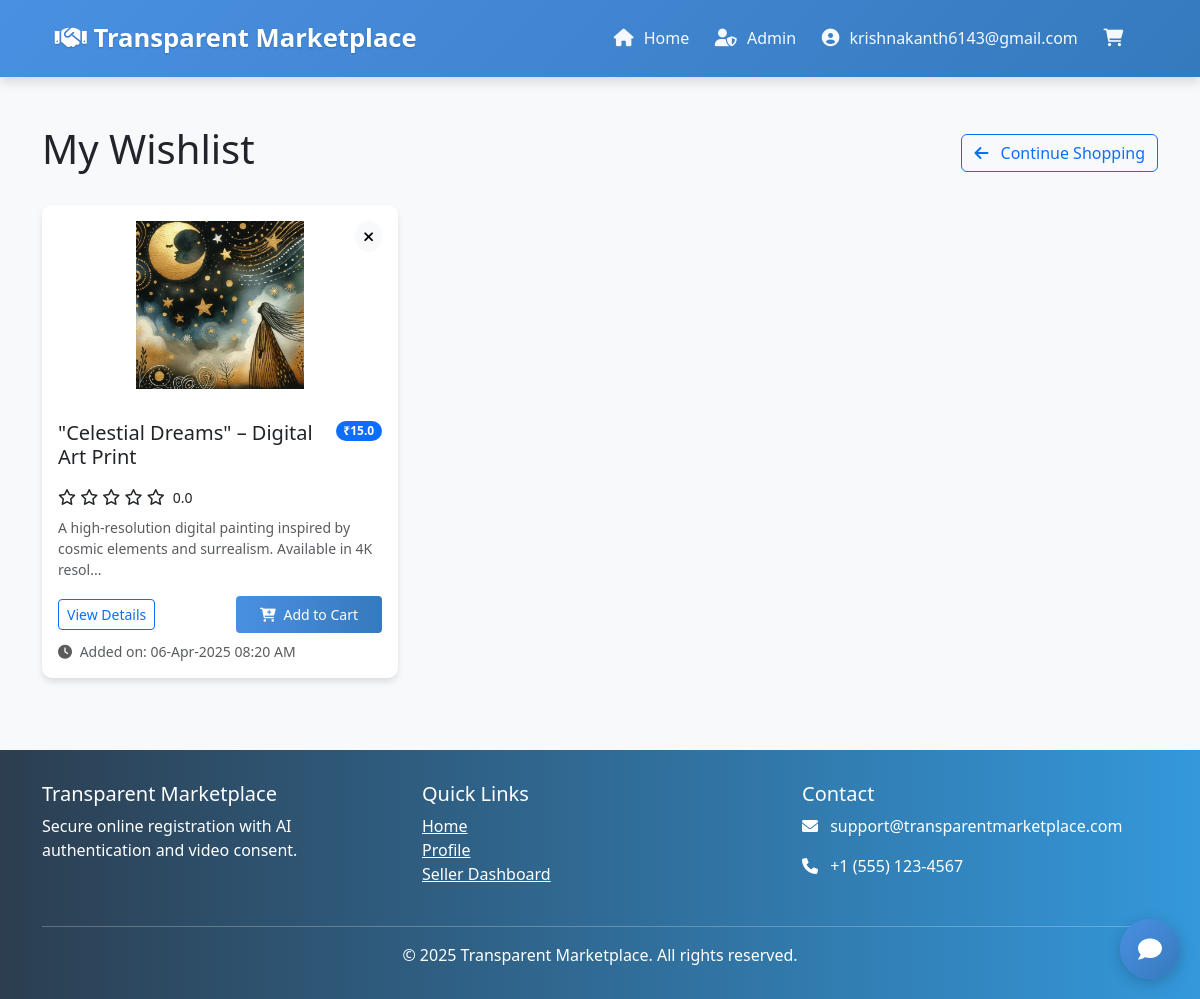
The app's page /wishlist (signed in) with its own data.
### app.py (models this page shows, shortened)
class User(db.Model, UserMixin):
    id = db.Column(db.Integer, primary_key=True)
    username = db.Column(db.String(80), unique=True, nullable=False)
    email = db.Column(db.String(120), unique=True, nullable=False)
    password_hash = db.Column(db.String(128))
    aadhaar_number = db.Column(db.String(12), unique=True, nullable=True)
    is_verified = db.Column(db.Boolean, default=False)
    is_seller = db.Column(db.Boolean, default=False)
    is_admin = db.Column(db.Boolean, default=False)
    face_verification = db.Column(db.Boolean, default=False)
    otp_secret = db.Column(db.String(16))
    products = db.relationship('Product', backref='seller', lazy=True)
    complaints = db.relationship('Complaint', backref='user', lazy=True)
    ratings = db.relationship('Rating', backref='user_rating', lazy=True)
    wishlists = db.relationship('Wishlist', backref='user', lazy=True)
    created_at = db.Column(db.DateTime, default=datetime.utcnow)

class Product(db.Model):
    id = db.Column(db.Integer, primary_key=True)
    name = db.Column(db.String(100), nullable=False)
    description = db.Column(db.Text, nullable=False)
    price = db.Column(db.Float, nullable=False)
    image_path = db.Column(db.String(200))
    certificate_path = db.Column(db.String(200))
    seller_id = db.Column(db.Integer, db.ForeignKey('user.id'), nullable=False)
    is_verified = db.Column(db.Boolean, default=False)
    avg_rating = db.Column(db.Float, default=0)
    created_at = db.Column(db.DateTime, default=datetime.utcnow)
    complaints = db.relationship('Complaint', backref='product', lazy=True)
    ratings = db.relationship('Rating', backref='product_rating', lazy=True)

### app.py (the view)
@app.route('/wishlist')
@login_required
def view_wishlist():
    wishlist_items = Wishlist.query.filter_by(user_id=current_user.id).all()
    products = []
    for item in wishlist_items:
        product = Product.query.get(item.product_id)
        if product:
            if product.name == 'Premium Smartphone':
                image_path = url_for('static', filename='images/products/smartphone.svg')
            elif product.name == 'Wireless Headphones':
                image_path = url_for('static', filename='images/products/headphones.svg')
            elif product.name == 'Smart Watch':
                image_path = url_for('static', filename='images/products/smartwatch.svg')
            else:
                image_path = url_for('static', filename='uploads/' + product.image_path)
            products.append({
                'id': product.id,
                'name': product.name,
                'description': product.description,
                'price': product.price,
                'image': image_path,
                'seller': product.seller.username,
                'avg_rating': product.avg_rating,
                'added_on': format_ist_time(item.added_on)
            })
    return render_template('wishlist.html', products=products)

### app.py (called while the page is built)
@app.context_processor
def utility_processor():
    return {
        'format_ist_time': format_ist_time
    }

@login_manager.user_loader
def load_user(user_id):
    return User.query.get(int(user_id))

### utils.py (called while the page is built, shortened)
def format_ist_time(utc_time=None, format_str="%d-%b-%Y %I:%M %p"):
    ist_timezone = pytz.timezone('Asia/Kolkata')
    if utc_time is None:
        return datetime.now(ist_timezone).strftime(format_str)
    try:
        if isinstance(utc_time, datetime):
            if utc_time.tzinfo is None:
                local_time = ist_timezone.localize(utc_time)
                return local_time.strftime(format_str)
            else:
                return utc_time.astimezone(ist_timezone).strftime(format_str)
        else:
            return str(utc_time)
    except Exception:
        if isinstance(utc_time, datetime):
            return utc_time.strftime(format_str)
        return str(utc_time)

### templates/wishlist.html (shortened to what this page needs)
{% extends 'base.html' %}
{% block content %}
<div class="container py-5">
    <div class="d-flex justify-content-between align-items-center mb-4">
        <h1>My Wishlist</h1>
        <a href="{{ url_for('home') }}" class="btn btn-outline-primary">
            <i class="fas fa-arrow-left me-2"></i> Continue Shopping
        </a>
    </div>
    {% if products %}
        <div class="row">
            {% for product in products %}
                <div class="col-lg-4 col-md-6 mb-4">
                    <div class="card h-100 wishlist-item" data-product-id="{{ product.id }}">
                        <div class="position-absolute top-0 end-0 m-3">
                            <button class="btn btn-sm btn-light rounded-circle remove-from-wishlist"
                                    data-product-id="{{ product.id }}"
                                    title="Remove from wishlist">
                                <i class="fas fa-times"></i>
                            </button>
                        </div>
                        <div class="text-center p-3" style="height: 200px;">
                            <img src="{{ product.image }}" class="img-fluid h-100" alt="{{ product.name }}" style="object-fit: contain;">
                        </div>
                        <div class="card-body">
                            <div class="d-flex justify-content-between align-items-start mb-2">
                                <h5 class="card-title">{{ product.name }}</h5>
                                <span class="badge bg-primary rounded-pill">₹{{ product.price }}</span>
                            </div>
                            <div class="rating-stars mb-2">
                                {% for i in range(5) %}
                                    {% if i < product.avg_rating|int %}
                                        <i class="fas fa-star"></i>
                                    {% elif i < product.avg_rating|round(0, 'ceil') and product.avg_rating|int != product.avg_rating|round(0, 'ceil') %}
                                        <i class="fas fa-star-half-alt"></i>
                                    {% else %}
                                        <i class="far fa-star"></i>
                                    {% endif %}
                                {% endfor %}
                                <span class="ms-1 small">{{ product.avg_rating|round(1) }}</span>
                            </div>
                            <p class="card-text small text-muted">{{ product.description[:100] }}{% if product.description|length > 100 %}...{% endif %}</p>
                            <div class="d-flex justify-content-between align-items-center mt-3">
                                <a href="{{ url_for('view_product', product_id=product.id) }}" class="btn btn-outline-primary btn-sm">
                                    View Details
                                </a>
                                <button class="btn btn-primary btn-sm add-to-cart-from-wishlist" data-product-id="{{ product.id }}">
                                    <i class="fas fa-cart-plus me-1"></i> Add to Cart
                                </button>
                            </div>
                            <div class="mt-2 text-muted small">
                                <i class="fas fa-clock me-1"></i> Added on: {{ product.added_on }}
                            </div>
                        </div>
                    </div>
                </div>
            {% endfor %}
        </div>
    {% endif %}
</div>
{% endblock %}

### templates/base.html (shortened to what this page needs)
<!DOCTYPE html>
<html lang="en">
<head>
    <link href="https://cdn.jsdelivr.net/npm/bootstrap@5.3.0/dist/css/bootstrap.min.css" rel="stylesheet">
    <link rel="stylesheet" href="https://cdnjs.cloudflare.com/ajax/libs/font-awesome/6.0.0-beta3/css/all.min.css">
</head>
<body>
    <nav class="navbar navbar-expand-lg navbar-dark">
        <div class="container">
            <a class="navbar-brand" href="{{ url_for('home') }}">
                <i class="fas fa-handshake"></i> Transparent Marketplace
            </a>
            <div class="collapse navbar-collapse" id="navbarNav">
                <ul class="navbar-nav ms-auto">
                    <li class="nav-item">
                        <a class="nav-link" href="{{ url_for('home') }}">
                            <i class="fas fa-home"></i> Home
                        </a>
                    </li>
                    {% if current_user.is_authenticated %}
                        {% if current_user.is_admin %}
                            <li class="nav-item">
                                <a class="nav-link" href="{{ url_for('admin_dashboard') }}">
                                    <i class="fas fa-user-shield"></i> Admin
                                </a>
                            </li>
                        {% endif %}
                        <li class="nav-item user-menu">
                            <a class="nav-link" href="#">
                                <i class="fas fa-user-circle"></i> {{ current_user.username }}
                            </a>
                        </li>
                        <li class="nav-item">
                            <a class="nav-link cart-icon" href="#" data-bs-toggle="modal" data-bs-target="#globalCartModal">
                                <i class="fas fa-shopping-cart"></i>
                            </a>
                        </li>
                    {% endif %}
                </ul>
            </div>
        </div>
    </nav>
    <main>
        {% block content %}{% endblock %}
    </main>
    <button id="toggleChatbot" class="chat-toggle-btn">
        <i class="fas fa-comment"></i>
    </button>
    <footer class="footer">
        <div class="container">
            <div class="row">
                <div class="col-md-4">
                    <h5>Transparent Marketplace</h5>
                    <p>Secure online registration with AI authentication and video consent.</p>
                </div>
                <div class="col-md-4">
                    <h5>Quick Links</h5>
                    <ul class="list-unstyled">
                        <li><a href="{{ url_for('home') }}" class="text-white">Home</a></li>
                        {% if current_user.is_authenticated %}
                            <li><a href="{{ url_for('profile') }}" class="text-white">Profile</a></li>
                            {% if current_user.is_seller %}
                                <li><a href="{{ url_for('seller_dashboard') }}" class="text-white">Seller Dashboard</a></li>
                            {% endif %}
                        {% else %}
                            <li><a href="{{ url_for('login') }}" class="text-white">Login</a></li>
                            <li><a href="{{ url_for('register') }}" class="text-white">Register</a></li>
                        {% endif %}
                    </ul>
                </div>
                <div class="col-md-4">
                    <h5>Contact</h5>
                    <p><i class="fas fa-envelope me-2"></i> support@transparentmarketplace.com</p>
                    <p><i class="fas fa-phone me-2"></i> +1 (555) 123-4567</p>
                </div>
            </div>
            <hr class="mt-4 mb-3 border-light">
            <p class="text-center mb-0">&copy; 2025 Transparent Marketplace. All rights reserved.</p>
        </div>
    </footer>
</body>
</html>

### templates/base.html (style rules this page uses)
body { min-height: 100vh; display: flex; flex-direction: column; background-color: #f8f9fa; }
.navbar { padding: 1rem; box-shadow: 0 4px 12px rgba(0,0,0,0.15); background: linear-gradient(135deg, #4a90e2, #357abd); }
.navbar-brand { font-size: 1.6rem; font-weight: bold; color: white !important; text-shadow: 0 1px 2px rgba(0,0,0,0.2); padding: 0.2rem 0.8rem; border-radius: 6px; transition: all 0.3s ease; }
.nav-link { color: rgba(255,255,255,0.95) !important; padding: 0.6rem 1.2rem; margin: 0 0.3rem; border-radius: 8px; font-weight: 500; transition: all 0.3s ease; position: relative; overflow: hidden; }
.nav-link:before { content: ''; position: absolute; bottom: 0; left: 50%; width: 0; height: 3px; background-color: white; transform: translateX(-50%); transition: width 0.3s ease; }
.nav-link i { margin-right: 6px; font-size: 1.1em; transition: transform 0.3s ease; }
.cart-icon { position: relative; padding-right: 1.5rem !important; }
.btn-primary { background: linear-gradient(to right, #4a90e2, #357abd); border: none; padding: 0.5rem 1.5rem; transition: all 0.3s ease; }
.card { border: none; border-radius: 10px; box-shadow: 0 4px 6px rgba(0,0,0,0.1); transition: all 0.3s ease; }
.footer { background: linear-gradient(to right, #2c3e50, #3498db); color: white; padding: 2rem 0; margin-top: auto; }
.user-menu { position: relative; display: inline-block; }
.chat-toggle-btn { position: fixed; bottom: 20px; right: 20px; width: 60px; height: 60px; background: linear-gradient(135deg, #4a90e2, #357abd); color: white; border: none; border-radius: 50%; font-size: 24px; cursor: pointer; z-index: 999; display: flex; align-items: center; justify-content: center; box-shadow: 0 4px 15px rgba(0, 0, 0, 0.2); transition: all 0.3s ease; }

### records on screen
User: username "krishnakanth6143@gmail.com"
Product: name "\"Celestial Dreams\" – Digital Art Print", price "15.0", avg_rating "0.0", description "A high-resolution digital painting inspired by cosmic elements and surrealism. Available in 4K resol"

### other values on screen
{{ product.added_on }} "06-Apr-2025 08:20 AM"
